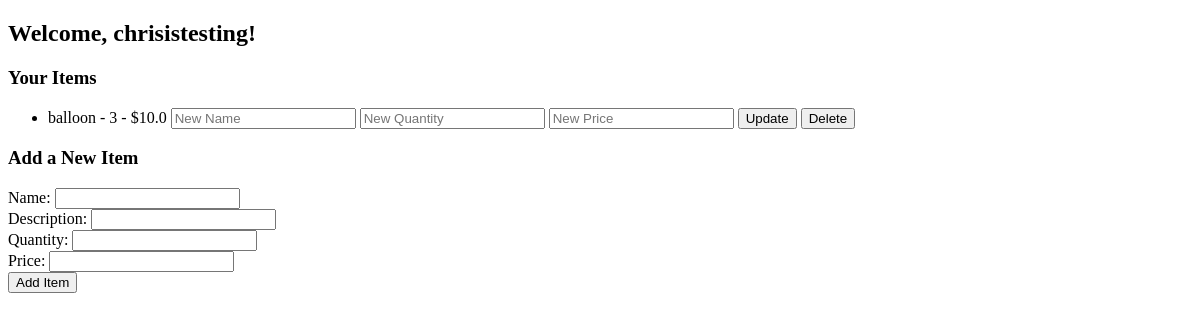
Page /dashboard (signed in) on the earlier database version.
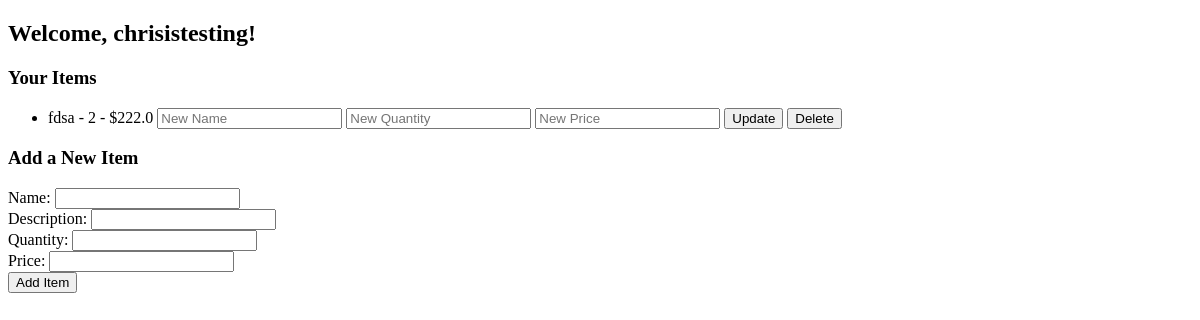
Same page on the later database version.
### app.py (models this page shows)
class User(db.Model, UserMixin):
    id = db.Column(db.Integer, primary_key=True)
    username = db.Column(db.String(150), unique=True, nullable=False)
    email = db.Column(db.String(150), unique=True, nullable=False)
    password = db.Column(db.String(256), nullable=False)

class InventoryItem(db.Model):
    id = db.Column(db.Integer, primary_key=True)
    name = db.Column(db.String(100), nullable=False)
    description = db.Column(db.String(300))
    quantity = db.Column(db.Integer, nullable=False)
    price = db.Column(db.Float, nullable=False)
    user_id = db.Column(db.Integer, db.ForeignKey('user.id'), nullable=False)

### app.py (the view)
@app.route('/dashboard')
@login_required
def dashboard():
    user_id = session['_user_id']
    items = InventoryItem.query.filter_by(user_id=user_id).all()
    return render_template('dashboard.html', username=session['username'], items=items)

### app.py (called while the page is built)
@login_manager.user_loader
def load_user(user_id):
    return User.query.get(int(user_id))

### templates/dashboard.html (shortened to what this page needs)
<!DOCTYPE html>
<html>
  <head>
  </head>
  <body>
    <h2>Welcome, {{ username }}!</h2>
    <h3>Your Items</h3>
    <ul>
      {% for item in items %}
      <li>
        {{ item.name }} - {{ item.quantity }} - ${{ item.price }}
        <form
          action="/update_item/{{ item.id }}"
          method="post"
          style="display: inline"
        >
          <input type="text" name="name" placeholder="New Name" required />
          <input
            type="number"
            name="quantity"
            placeholder="New Quantity"
            required
          />
          <input
            type="number"
            step="0.01"
            name="price"
            placeholder="New Price"
            required
          />
          <input type="submit" value="Update" />
        </form>
        <form
          action="/delete_item/{{ item.id }}"
          method="post"
          style="display: inline"
        >
          <input type="submit" value="Delete" />
        </form>
      </li>
      {% endfor %}
    </ul>
    <h3>Add a New Item</h3>
    <form action="/inventory" method="post">
      <label for="name">Name:</label>
      <input type="text" id="name" name="name" required /><br />
      <label for="description">Description:</label>
      <input type="text" id="description" name="description" /><br />
      <label for="quantity">Quantity:</label>
      <input type="number" id="quantity" name="quantity" required /><br />
      <label for="price">Price:</label>
      <input type="number" step="0.01" id="price" name="price" required /><br />
      <input type="submit" value="Add Item" />
    </form>
  </body>
</html>

Differences in the rows shown:
removed InventoryItem: name "balloon", quantity "3", price "10.0"
added InventoryItem: name "fdsa", quantity "2", price "222.0"
